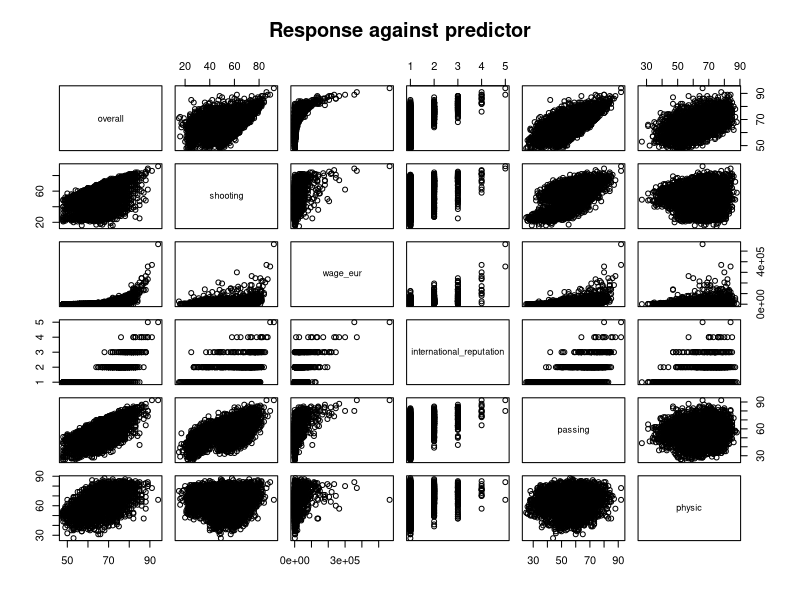
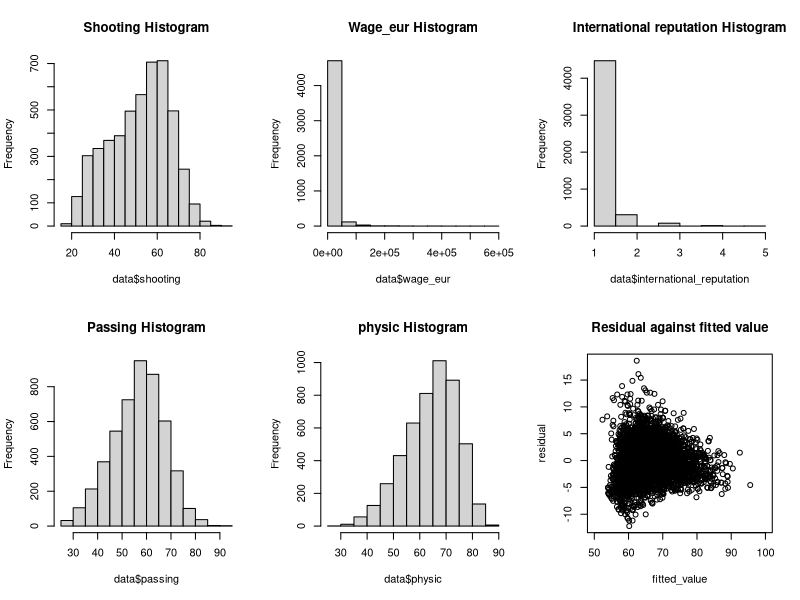
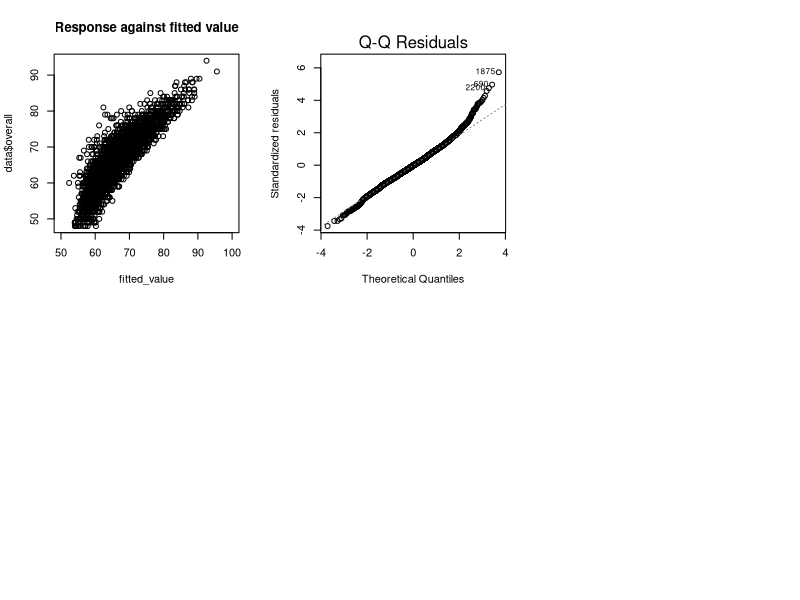

Here is the R script that generated these plots, in order:
## ---- chunk 1
library(tidyverse)
library(knitr)
library(car)
knitr::opts_chunk$set(fig.pos = 'H', echo = FALSE, message = FALSE, warning = FALSE)

## ---- chunk 2
#| lable: fig-data
#| fig-cap: Statistical analysis of "overall'
#| echo: false
#| warning: false
#| information: false


data <- read.csv("../data/cleaned_data/cleaned_data.csv")
transform_data <- data
summary_stats <- data.frame(
  min = min(data$overall),
  max = max(data$overall),
  mean = mean(data$overall),
  median = median(data$overall),
  standard_deviation = sd(data$overall)
)
kable(summary_stats, caption = "Descriptive Statistic of Response Variable")
## ---- chunk 3
#| echo: false
#| message: false
#| warning: false
#| information: false
plot(data[, c(2,3,4,5,6,7)], main="Response against predictor")

## ---- chunk 4
#| echo: false
#| message: false
#| warning: false
#| information: false

par(mfrow=c(2,3))

summary_table <- data.frame(
  predictors = c("shooting", "wage_eur", "international_reputation", "passing", "physic"),
  min = c(min(data$shooting),min(data$wage_eur), min(data$international_reputation), min(data$passing), min(data$physic)),
  max = c(max(data$shooting),max(data$wage_eur), max(data$international_reputation), max(data$passing), max(data$physic)),
  mean = c(mean(data$shooting),mean(data$wage_eur), mean(data$international_reputation), mean(data$passing), mean(data$physic)),
  median = c(median(data$shooting),median(data$wage_eur), median(data$international_reputation), median(data$passing), median(data$physic)),
  standard_deviation = c(sd(data$shooting),sd(data$wage_eur), sd(data$international_reputation), sd(data$passing), sd(data$physic))
)

kable(summary_table, caption = "Descriptive Statistic of Predictors")

hist(data$shooting, main = "Shooting Histogram")
hist(data$wage_eur, main = "Wage_eur Histogram")
hist(data$international_reputation, main = "International reputation Histogram")
hist(data$passing, main =  "Passing Histogram")
hist(data$physic, main = "physic Histogram")
## ---- chunk 5
data$wage_eur[data$wage_eur == 0] <- 1
p<-powerTransform(cbind(data[, 2:7]))
summary(p)
## ---- chunk 6
#| echo: false
#| message: false
#| warning: false
#| information: false

transform_data$international_reputation <- as.factor(transform_data$international_reputation)
transform_data$wage_eur_transformed <- transform_data$wage_eur^0.25
transform_data$physic_transformed <- transform_data$physic^2
transform_data$passing_transformed <- transform_data$passing^2

fit_rating = lm(overall ~ shooting + wage_eur_transformed + international_reputation + passing_transformed + physic_transformed, data = transform_data)
fitted_value = fitted(fit_rating)
residual = resid(fit_rating)
plot(fitted_value, residual, xlim=c(50, 100), main = "Residual against fitted value")
summary(fit_rating)
## ---- chunk 7
#| echo: false
#| message: false
#| warning: false
#| information: false
#| fig-cap: Response against fitted value test
plot(fitted_value,data$overall, xlim=c(50,100), main = "Response against fitted value")
## ---- chunk 8
#| echo: false
#| message: false
#| warning: false
#| information: false

plot(fit_rating, which = 2)
